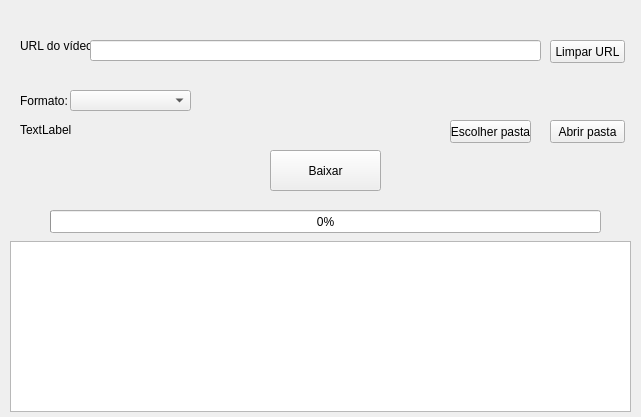
<?xml version="1.0" encoding="UTF-8"?>
<ui version="4.0">
 <class>MainWindow</class>
 <widget class="QMainWindow" name="MainWindow">
  <property name="geometry">
   <rect>
    <x>0</x>
    <y>0</y>
    <width>641</width>
    <height>417</height>
   </rect>
  </property>
  <property name="windowTitle">
   <string>MainWindow</string>
  </property>
  <widget class="QWidget" name="centralwidget">
   <widget class="QLabel" name="label">
    <property name="geometry">
     <rect>
      <x>20</x>
      <y>30</y>
      <width>81</width>
      <height>31</height>
     </rect>
    </property>
    <property name="text">
     <string>URL do vídeo:</string>
    </property>
   </widget>
   <widget class="QComboBox" name="cboxFormato">
    <property name="geometry">
     <rect>
      <x>70</x>
      <y>90</y>
      <width>121</width>
      <height>21</height>
     </rect>
    </property>
   </widget>
   <widget class="QLabel" name="label_2">
    <property name="geometry">
     <rect>
      <x>20</x>
      <y>90</y>
      <width>51</width>
      <height>21</height>
     </rect>
    </property>
    <property name="text">
     <string>Formato:</string>
    </property>
   </widget>
   <widget class="QLineEdit" name="edtURL">
    <property name="geometry">
     <rect>
      <x>90</x>
      <y>40</y>
      <width>451</width>
      <height>21</height>
     </rect>
    </property>
   </widget>
   <widget class="QPushButton" name="btnLimpar">
    <property name="geometry">
     <rect>
      <x>550</x>
      <y>40</y>
      <width>75</width>
      <height>23</height>
     </rect>
    </property>
    <property name="text">
     <string>Limpar URL</string>
    </property>
   </widget>
   <widget class="QLabel" name="labelDestino">
    <property name="geometry">
     <rect>
      <x>20</x>
      <y>120</y>
      <width>421</width>
      <height>20</height>
     </rect>
    </property>
    <property name="text">
     <string>TextLabel</string>
    </property>
   </widget>
   <widget class="QPushButton" name="btnAbrir">
    <property name="geometry">
     <rect>
      <x>550</x>
      <y>120</y>
      <width>75</width>
      <height>23</height>
     </rect>
    </property>
    <property name="text">
     <string>Abrir pasta</string>
    </property>
   </widget>
   <widget class="QPushButton" name="btnEscolher">
    <property name="geometry">
     <rect>
      <x>450</x>
      <y>120</y>
      <width>81</width>
      <height>23</height>
     </rect>
    </property>
    <property name="text">
     <string>Escolher pasta</string>
    </property>
   </widget>
   <widget class="QPushButton" name="btnBaixar">
    <property name="geometry">
     <rect>
      <x>270</x>
      <y>150</y>
      <width>111</width>
      <height>41</height>
     </rect>
    </property>
    <property name="text">
     <string>Baixar</string>
    </property>
   </widget>
   <widget class="QListView" name="listView">
    <property name="geometry">
     <rect>
      <x>10</x>
      <y>241</y>
      <width>621</width>
      <height>171</height>
     </rect>
    </property>
   </widget>
   <widget class="QProgressBar" name="progressBar">
    <property name="geometry">
     <rect>
      <x>50</x>
      <y>210</y>
      <width>551</width>
      <height>23</height>
     </rect>
    </property>
    <property name="value">
     <number>0</number>
    </property>
   </widget>
  </widget>
 </widget>
 <resources/>
 <connections/>
</ui>
